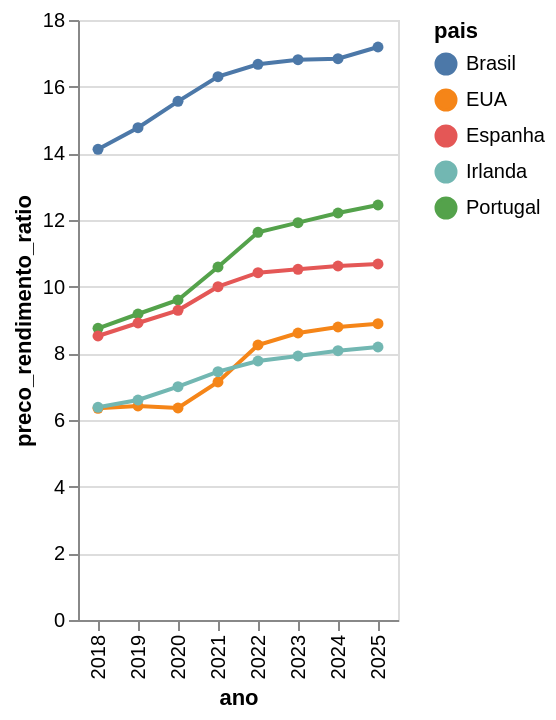

The cell this chart's notebook holds for it:
### Code cell
st.subheader("🏠 Indicador de Acessibilidade Habitacional (Preço / Rendimento)")

grafico_ratio = alt.Chart(df_filtrado).mark_line(point=True).encode(
    x="ano:O",
    y="preco_rendimento_ratio:Q",
    color="pais:N",
    tooltip=["pais", "ano", "preco_rendimento_ratio"]
).properties(
    width='container',
).interactive()

st.altair_chart(grafico_ratio, use_container_width=True)
grafico_ratio

### Figure 1 — Vega-Lite specification as saved in the notebook (floating-point values rounded to 4 significant figures)
{"config": {"view": {"continuousWidth": 300, "continuousHeight": 300}}, "data": {"name": "data-579b8e960732b3cdaaf8944cf3f97233"}, "mark": {"type": "line", "point": true}, "encoding": {"color": {"field": "pais", "type": "nominal"}, "tooltip": [{"field": "pais", "type": "nominal"}, {"field": "ano", "type": "quantitative"}, {"field": "preco_rendimento_ratio", "type": "quantitative"}], "x": {"field": "ano", "type": "ordinal"}, "y": {"field": "preco_rendimento_ratio", "type": "quantitative"}}, "params": [{"name": "param_4", "select": {"type": "interval", "encodings": ["x", "y"]}, "bind": "scales"}], "width": "container", "$schema": "https://vega.github.io/schema/vega-lite/v5.8.0.json", "datasets": {"data-579b8e960732b3cdaaf8944cf3f97233": [{"pais": "Portugal", "ano": 2018, "preco_medio_habitacao_usd": 210000, "salario_medio_anual_usd": 24000, "salario_medio_mensal_usd": 2000, "inflacao_anual_pct": 1.2, "preco_rendimento_ratio": 8.75}, {"pais": "Portugal", "ano": 2019, "preco_medio_habitacao_usd": 225000, "salario_medio_anual_usd": 24500, "salario_medio_mensal_usd": 2042, "inflacao_anual_pct": 0.3, "preco_rendimento_ratio": 9.18}, {"pais": "Portugal", "ano": 2020, "preco_medio_habitacao_usd": 240000, "salario_medio_anual_usd": 25000, "salario_medio_mensal_usd": 2083, "inflacao_anual_pct": 0.0, "preco_rendimento_ratio": 9.6}, {"pais": "Portugal", "ano": 2021, "preco_medio_habitacao_usd": 270000, "salario_medio_anual_usd": 25500, "salario_medio_mensal_usd": 2125, "inflacao_anual_pct": 1.3, "preco_rendimento_ratio": 10.59}, {"pais": "Portugal", "ano": 2022, "preco_medio_habitacao_usd": 300000, "salario_medio_anual_usd": 25800, "salario_medio_mensal_usd": 2150, "inflacao_anual_pct": 7.8, "preco_rendimento_ratio": 11.63}, {"pais": "Portugal", "ano": 2023, "preco_medio_habitacao_usd": 310000, "salario_medio_anual_usd": 26000, "salario_medio_mensal_usd": 2167, "inflacao_anual_pct": 5.3, "preco_rendimento_ratio": 11.92}, {"pais": "Portugal", "ano": 2024, "preco_medio_habitacao_usd": 320000, "salario_medio_anual_usd": 26200, "salario_medio_mensal_usd": 2183, "inflacao_anual_pct": 2.2, "preco_rendimento_ratio": 12.21}, {"pais": "Portugal", "ano": 2025, "preco_medio_habitacao_usd": 330000, "salario_medio_anual_usd": 26500, "salario_medio_mensal_usd": 2208, "inflacao_anual_pct": 2.0, "preco_rendimento_ratio": 12.45}, {"pais": "Espanha", "ano": 2018, "preco_medio_habitacao_usd": 230000, "salario_medio_anual_usd": 27000, "salario_medio_mensal_usd": 2250, "inflacao_anual_pct": 1.7, "preco_rendimento_ratio": 8.52}, {"pais": "Espanha", "ano": 2019, "preco_medio_habitacao_usd": 245000, "salario_medio_anual_usd": 27500, "salario_medio_mensal_usd": 2292, "inflacao_anual_pct": 0.8, "preco_rendimento_ratio": 8.91}, {"pais": "Espanha", "ano": 2020, "preco_medio_habitacao_usd": 260000, "salario_medio_anual_usd": 28000, "salario_medio_mensal_usd": 2333, "inflacao_anual_pct": 0.3, "preco_rendimento_ratio": 9.29}, {"pais": "Espanha", "ano": 2021, "preco_medio_habitacao_usd": 285000, "salario_medio_anual_usd": 28500, "salario_medio_mensal_usd": 2375, "inflacao_anual_pct": 3.1, "preco_rendimento_ratio": 10.0}, {"pais": "Espanha", "ano": 2022, "preco_medio_habitacao_usd": 300000, "salario_medio_anual_usd": 28800, "salario_medio_mensal_usd": 2400, "inflacao_anual_pct": 8.4, "preco_rendimento_ratio": 10.42}, {"pais": "Espanha", "ano": 2023, "preco_medio_habitacao_usd": 305000, "salario_medio_anual_usd": 29000, "salario_medio_mensal_usd": 2417, "inflacao_anual_pct": 3.5, "preco_rendimento_ratio": 10.52}, {"pais": "Espanha", "ano": 2024, "preco_medio_habitacao_usd": 310000, "salario_medio_anual_usd": 29200, "salario_medio_mensal_usd": 2433, "inflacao_anual_pct": 2.9, "preco_rendimento_ratio": 10.62}, {"pais": "Espanha", "ano": 2025, "preco_medio_habitacao_usd": 315000, "salario_medio_anual_usd": 29500, "salario_medio_mensal_usd": 2458, "inflacao_anual_pct": 2.3, "preco_rendimento_ratio": 10.68}, {"pais": "EUA", "ano": 2018, "preco_medio_habitacao_usd": 330000, "salario_medio_anual_usd": 52000, "salario_medio_mensal_usd": 4333, "inflacao_anual_pct": 2.4, "preco_rendimento_ratio": 6.35}, {"pais": "EUA", "ano": 2019, "preco_medio_habitacao_usd": 340000, "salario_medio_anual_usd": 53000, "salario_medio_mensal_usd": 4417, "inflacao_anual_pct": 1.8, "preco_rendimento_ratio": 6.42}, {"pais": "EUA", "ano": 2020, "preco_medio_habitacao_usd": 350000, "salario_medio_anual_usd": 55000, "salario_medio_mensal_usd": 4583, "inflacao_anual_pct": 1.2, "preco_rendimento_ratio": 6.36}, {"pais": "EUA", "ano": 2021, "preco_medio_habitacao_usd": 400000, "salario_medio_anual_usd": 56000, "salario_medio_mensal_usd": 4667, "inflacao_anual_pct": 4.7, "preco_rendimento_ratio": 7.14}, {"pais": "EUA", "ano": 2022, "preco_medio_habitacao_usd": 470000, "salario_medio_anual_usd": 57000, "salario_medio_mensal_usd": 4750, "inflacao_anual_pct": 8.0, "preco_rendimento_ratio": 8.25}, {"pais": "EUA", "ano": 2023, "preco_medio_habitacao_usd": 495000, "salario_medio_anual_usd": 57500, "salario_medio_mensal_usd": 4792, "inflacao_anual_pct": 4.1, "preco_rendimento_ratio": 8.61}, {"pais": "EUA", "ano": 2024, "preco_medio_habitacao_usd": 510000, "salario_medio_anual_usd": 58000, "salario_medio_mensal_usd": 4833, "inflacao_anual_pct": 2.7, "preco_rendimento_ratio": 8.79}, {"pais": "EUA", "ano": 2025, "preco_medio_habitacao_usd": 520000, "salario_medio_anual_usd": 58500, "salario_medio_mensal_usd": 4875, "inflacao_anual_pct": 2.3, "preco_rendimento_ratio": 8.89}, {"pais": "Brasil", "ano": 2018, "preco_medio_habitacao_usd": 120000, "salario_medio_anual_usd": 8500, "salario_medio_mensal_usd": 708, "inflacao_anual_pct": 3.7, "preco_rendimento_ratio": 14.12}, {"pais": "Brasil", "ano": 2019, "preco_medio_habitacao_usd": 130000, "salario_medio_anual_usd": 8800, "salario_medio_mensal_usd": 733, "inflacao_anual_pct": 3.7, "preco_rendimento_ratio": 14.77}, {"pais": "Brasil", "ano": 2020, "preco_medio_habitacao_usd": 140000, "salario_medio_anual_usd": 9000, "salario_medio_mensal_usd": 750, "inflacao_anual_pct": 4.5, "preco_rendimento_ratio": 15.56}, {"pais": "Brasil", "ano": 2021, "preco_medio_habitacao_usd": 150000, "salario_medio_anual_usd": 9200, "salario_medio_mensal_usd": 767, "inflacao_anual_pct": 10.1, "preco_rendimento_ratio": 16.3}, {"pais": "Brasil", "ano": 2022, "preco_medio_habitacao_usd": 155000, "salario_medio_anual_usd": 9300, "salario_medio_mensal_usd": 775, "inflacao_anual_pct": 5.8, "preco_rendimento_ratio": 16.67}, {"pais": "Brasil", "ano": 2023, "preco_medio_habitacao_usd": 158000, "salario_medio_anual_usd": 9400, "salario_medio_mensal_usd": 783, "inflacao_anual_pct": 4.6, "preco_rendimento_ratio": 16.81}, {"pais": "Brasil", "ano": 2024, "preco_medio_habitacao_usd": 160000, "salario_medio_anual_usd": 9500, "salario_medio_mensal_usd": 792, "inflacao_anual_pct": 5.0, "preco_rendimento_ratio": 16.84}, {"pais": "Brasil", "ano": 2025, "preco_medio_habitacao_usd": 165000, "salario_medio_anual_usd": 9600, "salario_medio_mensal_usd": 800, "inflacao_anual_pct": 4.5, "preco_rendimento_ratio": 17.19}, {"pais": "Irlanda", "ano": 2018, "preco_medio_habitacao_usd": 300000, "salario_medio_anual_usd": 47000, "salario_medio_mensal_usd": 3917, "inflacao_anual_pct": 0.6, "preco_rendimento_ratio": 6.38}, {"pais": "Irlanda", "ano": 2019, "preco_medio_habitacao_usd": 320000, "salario_medio_anual_usd": 48500, "salario_medio_mensal_usd": 4042, "inflacao_anual_pct": 0.9, "preco_rendimento_ratio": 6.6}, {"pais": "Irlanda", "ano": 2020, "preco_medio_habitacao_usd": 350000, "salario_medio_anual_usd": 50000, "salario_medio_mensal_usd": 4167, "inflacao_anual_pct": 0.3, "preco_rendimento_ratio": 7.0}, {"pais": "Irlanda", "ano": 2021, "preco_medio_habitacao_usd": 380000, "salario_medio_anual_usd": 51000, "salario_medio_mensal_usd": 4250, "inflacao_anual_pct": 2.4, "preco_rendimento_ratio": 7.45}, {"pais": "Irlanda", "ano": 2022, "preco_medio_habitacao_usd": 400000, "salario_medio_anual_usd": 51500, "salario_medio_mensal_usd": 4292, "inflacao_anual_pct": 7.8, "preco_rendimento_ratio": 7.77}, {"pais": "Irlanda", "ano": 2023, "preco_medio_habitacao_usd": 410000, "salario_medio_anual_usd": 51800, "salario_medio_mensal_usd": 4317, "inflacao_anual_pct": 6.4, "preco_rendimento_ratio": 7.92}, {"pais": "Irlanda", "ano": 2024, "preco_medio_habitacao_usd": 420000, "salario_medio_anual_usd": 52000, "salario_medio_mensal_usd": 4333, "inflacao_anual_pct": 1.8, "preco_rendimento_ratio": 8.08}, {"pais": "Irlanda", "ano": 2025, "preco_medio_habitacao_usd": 430000, "salario_medio_anual_usd": 52500, "salario_medio_mensal_usd": 4375, "inflacao_anual_pct": 2.0, "preco_rendimento_ratio": 8.19}]}}
